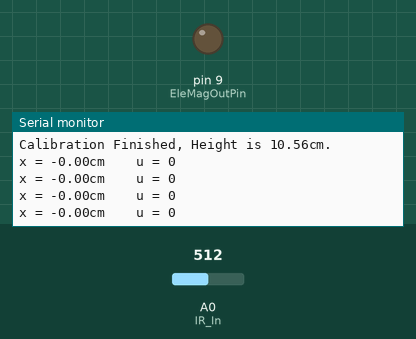
The sketch below on a simulated Arduino Uno, built with avr-gcc and run on an emulated ATmega328P. Shown: output pins drawn as LEDs (lit = HIGH), the last lines printed to the serial monitor. The inputs (shaded band) are chosen by the test bench; at power-on: A0 (IR_In) = 512.

Above: at 1.2 s.
1.3 s: A0 (IR_In) set to 521
At 1.9 s:
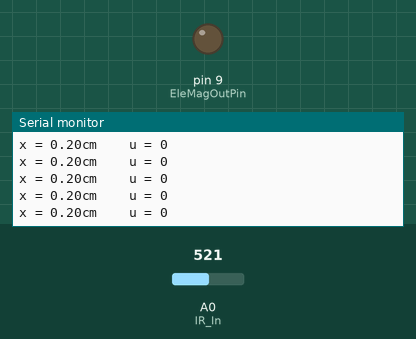
4.3 s: A0 (IR_In) set to 511
At 5.2 s:
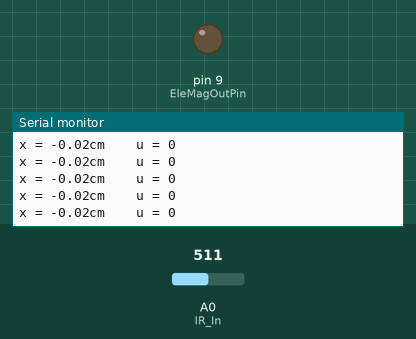
Timing chart, 0 to 7.3 s (numbered marks = the images above; inputs shaded):
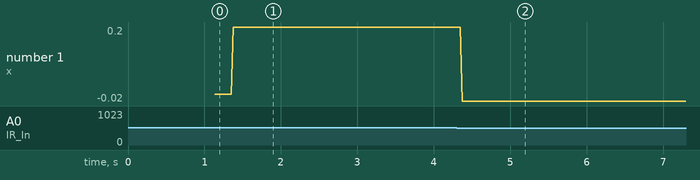

The sketch:

EletroMagnet.ino
```cpp
// 引脚定义
const int IR_In = A0;  // 红外输入引脚
const int EleMagOutPin = 9; //  电磁铁PWM输入出引脚

// 变量定义
int sensorValue = 0;        // 电位器电压值, 读取红外数值
int outputValue = 0;        // 模拟量输出值（PWM）,输出PWM
float distance = 0;    //传感器到浮子的距离
float height = 0;   // 传感器到电磁铁高度
float x = 0;    //电磁铁到浮子距离
float u0 = 0;     // 电压初始值，需要改(0-1023)
float x0 = 0;     // 距离初始值，需要改
float P = 0;
float I = 0;
float D = 0;
float error = 0;
float last_error = 0;
float diff_error= 0;
float integer_error = 0;

// 用于标定传感器到电磁铁高度
const int COUNT = 500;
float h_tmp = 0;
int count= 0;
bool calibFinish = false;

void setup() {
  // 初始化串口参数
  Serial.begin(9600);
}

int PIDController(float error,float diff_error,float integer_error)
{
  int output;
  float delta_u = P*error + D*diff_error + I*integer_error;
  float u = u0 + delta_u;
  if(u > 255)
    u = 255;
  if(u < 0)
    u = 0;
  output = (int)(u);
  return output;
}

float CalDistance(int sensorValue)
{
  double b = -0.0078;
  double a = 0.0002;
  float dis = 1/(a*sensorValue + b +0.0001);
  return dis;
}

void loop() {
  // 标定传感器到电磁铁距离
  if(!calibFinish)
  {
      sensorValue = analogRead(IR_In);
      distance = CalDistance(sensorValue);
      h_tmp+=distance;
  }

  if(calibFinish)
  {
	  sensorValue = analogRead(IR_In);
	  distance = CalDistance(sensorValue);
	  x = height - distance;
	  error = x - x0;
	  diff_error = error - last_error;
	  integer_error = integer_error + error;
	  outputValue = PIDController(error, diff_error, integer_error);
	  analogWrite(EleMagOutPin, outputValue);

	  Serial.print("x = ");
	  Serial.print(x);
	  Serial.print("cm    ");
	  Serial.print("u = ");
	  Serial.print(outputValue);
	  Serial.print("\n");

	  last_error = error;
  }

  if(!calibFinish)
  {
      count++;
      if(count >= COUNT)
      {
          calibFinish = true;
          height = h_tmp/COUNT;
          Serial.print("Calibration Finished, Height is " );
          Serial.print(height);
          Serial.print("cm. \n");
      }
  }

  delay(2);
}
```

Measured:
- after the input at 1.3 s, the serial monitor: prints a new line after 0.07 s (image 1)
- after the input at 4.3 s, the serial monitor: prints a new line after 0.07 s (image 2)
- plotted number 1: 0 → 0.2 after the input at 1.3 s, 0.2 → -0.02 after the input at 4.3 s
